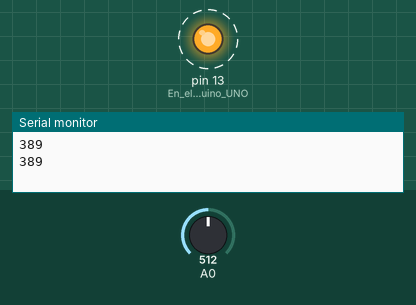
A sketch run on a simulated Arduino Uno, built with avr-gcc and run on an emulated ATmega328P. On the bench: output pins drawn as LEDs (lit = HIGH), the last lines printed to the serial monitor. Dashed ring = blinking. The inputs (shaded band) are chosen by the test bench; at power-on: A0 = 512.

Above: at 0.97 s.
1.6 s: A0 set to 122
At 2.14 s:
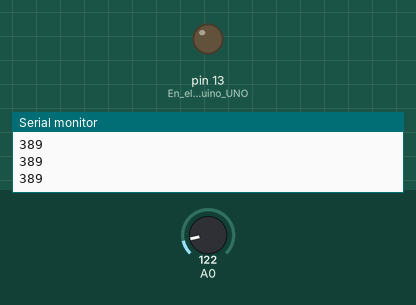
5.1 s: A0 set to 0
At 14.54 s:
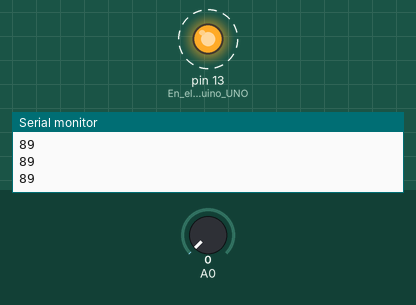
Timing chart, 0 to 14.6 s (numbered marks = the images above; inputs shaded):
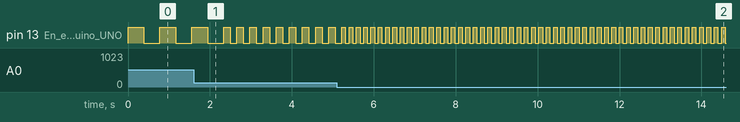

Measured:
- after the input at 5.1 s, pin 13 (En_el_Arduino_UNO): alternates HIGH for 0.09 s and LOW for 0.09 s, starting after 0.21 s
- by itself, pin 13 (En_el_Arduino_UNO): repeats every 0.32 s: HIGH 0.16 s, LOW 0.16 s

The sketch:

UD1_PotLED_2.ino
```cpp
void setup() {

  pinMode( LED_BUILTIN, OUTPUT ); // En el Arduino UNO, poner LED_BUILTIN equivale a poner 13

  Serial.begin( 9600 );

}

void loop() {

  int retardo = analogRead( A0 ); // La A no es necesaria

  retardo = map( retardo, 20, 700, 100, 500 ); // ( valor a cambiar, mínimo inicial, máximo inicial, mínimo final, máximo final )
  Serial.println( retardo );

  digitalWrite(LED_BUILTIN, HIGH);   // enciende el LED (5v)
  delay(retardo);                    // espera

  digitalWrite(LED_BUILTIN, LOW);    // apaga el LED (0v)
  delay(retardo);                    // espera

}
```
